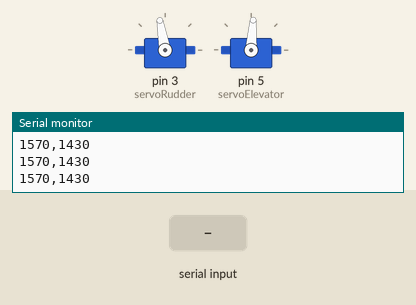
Simulated run of this sketch. Board: Arduino Uno, built with avr-gcc and run on an emulated ATmega328P. Parts: 2 × servo, the last lines printed to the serial monitor. The test bench sets the inputs (shaded band).

Above: at 1.2 s.
1.3 s: "90,45,200\n" received over Serial
At 1.7 s:
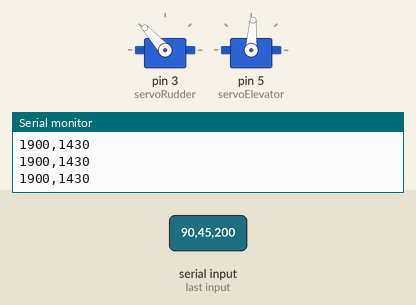
2.8 s: "90,45,200,10\n" received over Serial
At 4.0 s:
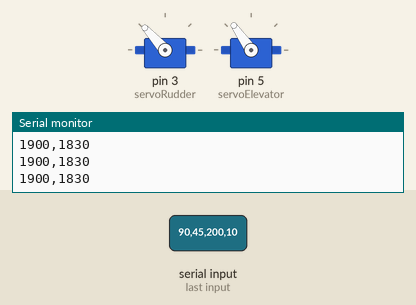
4.3 s: "30,150,10\n" received over Serial
At 5.1 s:
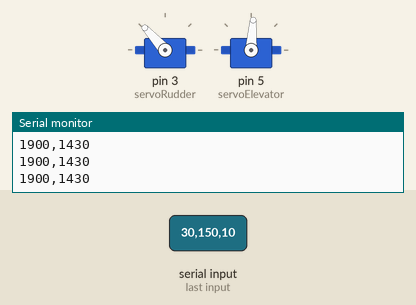
7.3 s: "30,150,10,200\n" received over Serial
At 7.7 s:
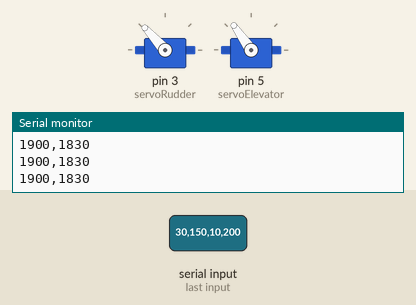
Timing chart, 0 to 9.8 s (numbered marks = the images above; inputs shaded):
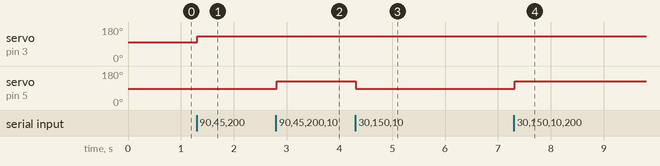

Measured:
- after the input at 1.3 s, servo on pin 3 (servoRudder): 100° → 132° at once
- after the input at 2.8 s, servo on pin 5 (servoElevator): 86° → 125° at once
- after the input at 4.3 s, servo on pin 5 (servoElevator): 125° → 86° at once
- after the input at 7.3 s, servo on pin 5 (servoElevator): 86° → 125° at once

The sketch:

main.ino
```cpp
#include <Wire.h>
#include <Servo.h>

String cmds[4] = {"\0"}; // 分割された文字列を格納する配列

//ジョイコン値格納場所
float LEFT_x_value = 0;
float LEFT_y_value = 0;
float RIGHT_x_value = 0;
float RIGHT_y_value = 0;

//miliseconds格納場所
int Rud_val = 1500;
int Ele_val = 1500;

//サーボ初期設定
Servo servoRudder;
Servo servoElevator;
float mid_servoRud = 1570;
float mid_servoElevator = 1430;

//スティックの感度調整(0~400)
 int sensitivity_Rud = 330;
 int sensitivity_Ele = 330;

void setup()
{
  Wire.begin();
  Serial.begin(9600);
  //auto sensor_BMX055 = Sensor_BMX055();

  //servo　初期PIN設定
  servoRudder.attach(3);
  servoElevator.attach(5);
  servoRudder.writeMicroseconds(mid_servoRud);
  servoElevator.writeMicroseconds(mid_servoElevator);
}

void loop()
{
  Rud_val = calc_miliseconds(LEFT_x_value, mid_servoRud, sensitivity_Rud);
  Ele_val = constrain(calc_miliseconds(RIGHT_y_value, mid_servoElevator, sensitivity_Ele),1200,1830);
  servoRudder.writeMicroseconds(Rud_val);
  servoElevator.writeMicroseconds(Ele_val);
  Serial.print(Rud_val);
  Serial.print(",");
  Serial.println(Ele_val);
  if(Serial.available() > 0) {
    serEvent();
  }
}

void serEvent(){
  //割り込み処理のはず
  String input = Serial.readStringUntil('\n');
  //Serial.println(input);
  int data_num = split(input, ',', cmds);
  //Serial.println(cmds[0]);
  LEFT_x_value = cmds[0].toFloat();
  LEFT_y_value = cmds[1].toFloat();
  RIGHT_x_value = cmds[2].toFloat();
  RIGHT_y_value = cmds[3].toFloat();

  // cmds 配列の中身を空にする
  for (int i = 0; i < 4; ++i) {
    cmds[i] = "";
  }
}


//split関数、コンマで値を分割
int split(String data, char delimiter, String *dst){
    int index = 0;
    int datalength = data.length();

    for (int i = 0; i < datalength; i++) {
        char tmp = data.charAt(i);
        if ( tmp == delimiter ) {
            index++;
        }
        else dst[index] += tmp;
    }

    return (index + 1);
}

//caluculation of miliseconds(from -1~1 to 1100~1900)
int calc_miliseconds(float rawvalue, int midValue, int sensitivity){
  int ms_temp = midValue + int(sensitivity * rawvalue);
  if (ms_temp >= 1900) {
    return 1900;
  } else {
    if (ms_temp <= 1100) {
      return 1100;
    } else {
      return ms_temp;
    }
  }
}

//=====================================================================================//
```

servoOperation.cpp
```cpp
// #include "servoOperation.h"

// //private member function
// int servoOperation::split (std::string data, char delimiter, std::string *dst){
//   int index = 0;
//     int datalength = data.length();

//     for (int i = 0; i < datalength; i++) {
//         char tmp = data[i];
//         if ( tmp == delimiter ) {
//             index++;
//         }
//         else dst[index] += tmp;
//     }

//     return (index + 1);
// };
```
